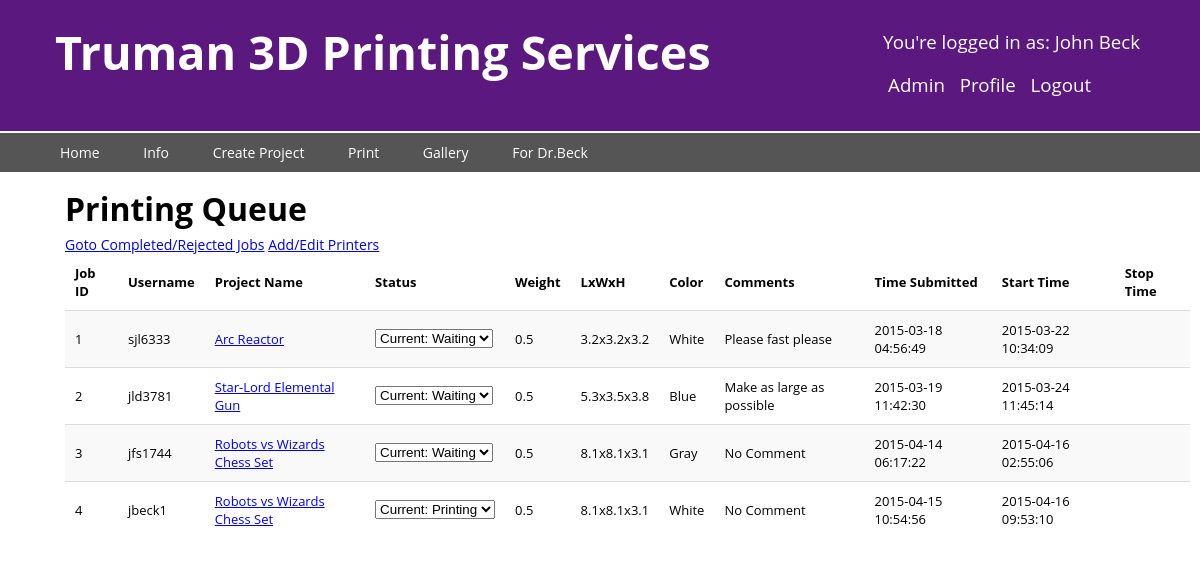
The page /admin.php (signed in) on the database as committed earlier.
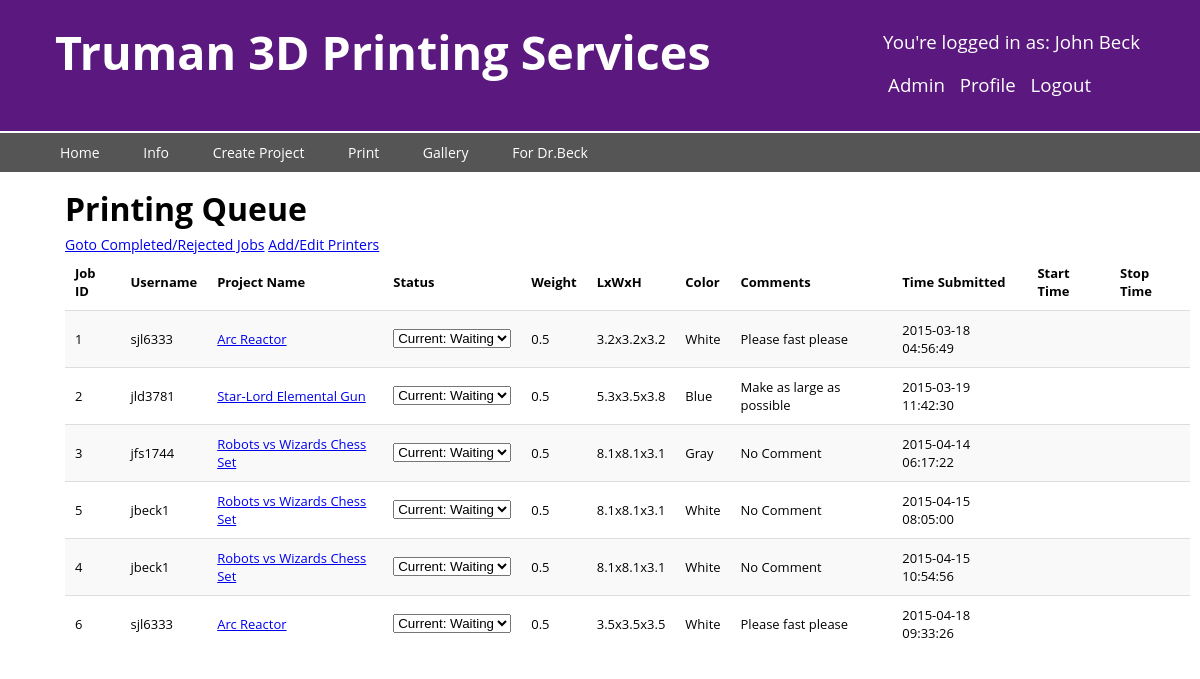
The same page on the database as committed later.
### tables this page shows
CREATE TABLE PRINT_JOB(
  JobId INTEGER UNSIGNED NOT NULL AUTO_INCREMENT,
  PrinterId INTEGER UNSIGNED,
  PrinterUsername VARCHAR(255) NOT NULL,
  CreatorUsername VARCHAR(255) NOT NULL,
  ProjectName VARCHAR(255) NOT NULL,
  Status ENUM('Waiting', 'Printing', 'On Hold', 'Completed', 'Rejected') NOT NULL,
  StartTime DATETIME,
  StopTime DATETIME,
  SubmittedTime DATETIME,
  Length FLOAT,
  Width FLOAT,
  Height FLOAT,
  Color VARCHAR(255) NOT NULL,
  ChargedPrice DECIMAL(5,2),
  Comment TEXT,
  Weight FLOAT,
  MaterialType VARCHAR(255) NOT NULL,
  PRIMARY KEY (JobId),
  FOREIGN KEY (Color, MaterialType, PrinterId) REFERENCES CAN_PRINT(Color, Type, PrinterId),
  FOREIGN KEY (PrinterUsername) REFERENCES USER(Username),
  FOREIGN KEY (CreatorUsername, ProjectName) REFERENCES PROJECT(CreatorUsername, ProjectName) );

### getPrintJobs.php (the view, shortened to what this page needs)
<?php
if( isset( $_SESSION['loggedin'] ) &&
           $_SESSION['loggedin'] == true &&
           $_SESSION['aflag'] == 'T'):
  require_once( 'dbconnection.php' );
  $lines = file( PRINTJOB_HEADERS_FILE );
  $firstLine = array_shift($lines);
  $words = explode( "\t", $firstLine ); ?>
  <tr>
  <?php foreach($words as $word):?>
    <th><?=$word?></th>
  <?php endforeach;?>
  </tr>
  <?php
  if($_SESSION['history'] == 'Admin2'):
  $query = "SELECT JobId, PrinterUsername, PJ.ProjectName, Status,
            StartTime, StopTime, SubmittedTime, Length, Width, Height,
            Color, MaterialType, Weight, ChargedPrice, Comment,
            P.ProjectLink
            FROM PRINT_JOB as PJ NATURAL JOIN PROJECT as P
            WHERE Status = 'Rejected' OR Status = 'Completed'
            ORDER BY StopTime";
  else:
  $query = "SELECT JobId, PrinterUsername, PJ.ProjectName, Status,
            StartTime, StopTime, SubmittedTime, Length, Width, Height,
            Color, MaterialType, Weight, ChargedPrice, Comment,
            P.ProjectLink
            FROM PRINT_JOB as PJ NATURAL JOIN PROJECT as P
            WHERE Status <> 'Rejected' AND Status <> 'Completed'
            ORDER BY SubmittedTime";
  endif;
  $statement = $db->prepare( $query );
  $statement->execute();
  $result = $statement->fetchAll();
  foreach($result as $tuples): ?>
  <tr>
    <td><?=$tuples['JobId']?></td>
    <td><?=$tuples['PrinterUsername']?></td>
    <td><a href="<?=$tuples['ProjectLink']?>"><?=$tuples['ProjectName']?></td>
    <td>
      <select name="status" id="<?=$tuples['JobId']?>" class="status">
        <option value="<?=$tuples['Status']?>">
          Current: <?=$tuples['Status']?>
        </option>
      </select>
    </td>
    <td><?=$tuples['Weight']?></td>
    <td>
      <?=$tuples['Length']?>x<?=$tuples['Width']?>x<?=$tuples['Height']?>
    </td>
    <td><?=$tuples['Color']?></td>
    <td><?=$tuples['Comment']?></td>
    <td><?=$tuples['SubmittedTime']?></td>
    <td><?=$tuples['StartTime']?></td>
    <td><?=$tuples['StopTime']?></td>
  </tr>
<?php endforeach;
endif; ?>

### admin.php (shortened to what this page needs)
<!DOCTYPE html>
<html>
  <head>
    <link rel="stylesheet" href="style.css" />
  </head>
  <body>
    <?php include('nav.php');
    if( isset( $_SESSION['loggedin'] ) &&
               $_SESSION['loggedin'] == true &&
               $_SESSION['aflag'] == 'T'):
    ?>
    <section class="maincontent">
      <h1>Printing Queue</h1>
      <a href="admin2.php">Goto Completed/Rejected Jobs</a>
      <a href="editPrinters.php">Add/Edit Printers</a>
      <table id="jobsTable">
        <?php include('getPrintJobs.php') ?>
      </table>
    </section>
    <?php else:
    header('Location: login.php');
    endif; ?>
  </body>
</html>

### nav.php (shortened to what this page needs)
<header>
<div id="loginheader">
<?php if( isset($_SESSION['loggedin'] )): ?>
  <p class="loggedinheader">
     You're logged in as: <?= $_SESSION['firstname']?>
      <?=$_SESSION['lastname']?>
  </p>
  <p class="loggedinheader">
    <?php if(isset($_SESSION['aflag'])):
      if ($_SESSION['aflag'] == 'T'):?>
    <a href="admin.php" class="loggedinheader">Admin</a>
      <?php endif; endif;?>
    <a href="viewAccount.php" class="loggedinheader">Profile</a>
    <a href="logout.php" class="loggedinheader">Logout</a>
  </p>
<?php endif; ?>
</div>
  <h1 id="mainHeader">
  Truman 3D Printing Services
  </h1>
</header>
<nav>
  <ul>
    <li><a href="home.php">Home</a></li>
    <li><a href="info.php">Info</a></li>
    <li><a href="createProject.php">Create Project</a></li>
    <li><a href="print.php">Print</a></li>
    <li><a href="gallery.php">Gallery</a></li>
    <li><a href="jbeck.php">For Dr.Beck</a></li>
  </ul>
</nav>

### style.css (style rules this page uses)
body { margin: 0px; padding: 0px; font-size: 14px; font-family: "Open Sans", "Arial", sans-serif; }
header { background-color: #5b187e; color: white; font-size: 30px; padding: 15px 55px; border-bottom: 2px solid white; overflow: auto; }
nav { font-size: 14px; background-color: #555; clear:both; }
nav ul { margin: 0px; }
nav ul li { display: inline-block; }
nav ul li a { display: inline-block; text-decoration: none; color: white; padding: 10px 20px; }
section { margin-left: 55px; }
.maincontent { padding: 10px; }
h1 { margin: 5px; margin-left: 0px; font-size: 24pt; }
#mainHeader { font-size: 35pt; }
#loginheader { float: right; color: white; font-size: 13px; display: block; margin-top: -5px; }
.loggedinheader { color: white; text-decoration: none; padding: 0px 5px; font-size: 14pt; }
table { border-collapse: collapse; font-size: 13px; }
th { text-align: left; }
tr:nth-child(even) { background-color: #f9f9f9; }
tr:first-child { border-top: 0px; border-bottom:2px; }
tr { border-top: 1px solid #ddd; }
td, th { padding: 10px 10px; }

Rows that differ between the two databases and show on the page:
changed print_job id 1: StartTime "2015-03-22 10:34:09" → (not shown)
changed print_job "jld3781": StartTime "2015-03-24 11:45:14" → (not shown)
changed print_job "jfs1744": StartTime "2015-04-16 02:55:06" → (not shown)
now on this page (row edited): print_job: JobId "5", PrinterUsername "jbeck1", ProjectName "Robots vs Wizards Chess Set", status "Current: Waiting", Weight "0.5", Length "8.1", Width "8.1", Height "3.1", Color "White", Comment "No Comment", SubmittedTime "2015-04-15 08:05:00"
changed print_job id 4: status "Current: Printing" → "Current: Waiting"; StartTime "2015-04-16 09:53:10" → (not shown)
now on this page (row edited): print_job: JobId "6", PrinterUsername "sjl6333", ProjectName "Arc Reactor", status "Current: Waiting", Weight "0.5", Length "3.5", Width "3.5", Height "3.5", Color "White", Comment "Please fast please", SubmittedTime "2015-04-18 09:33:26"
